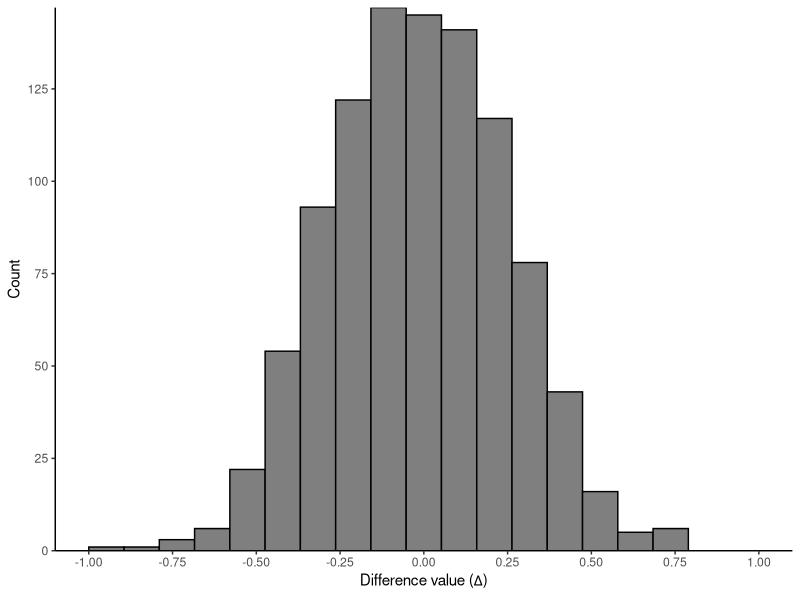
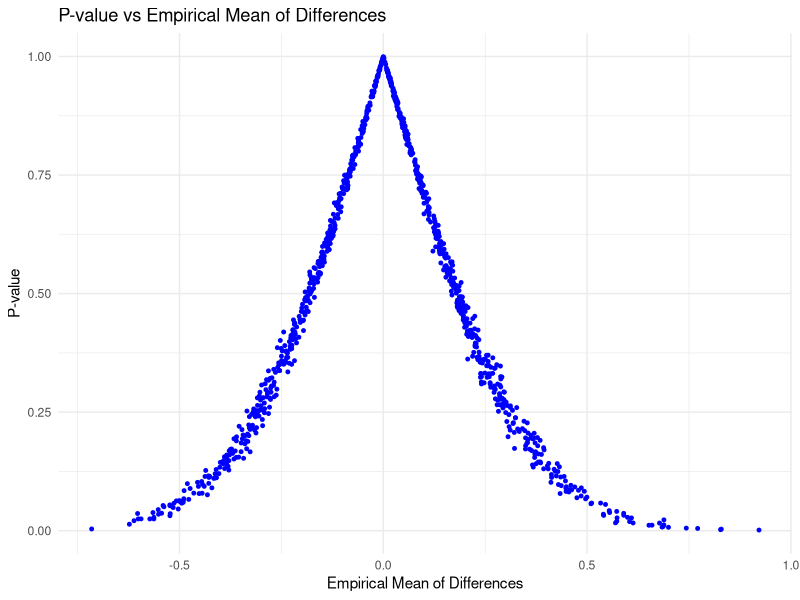
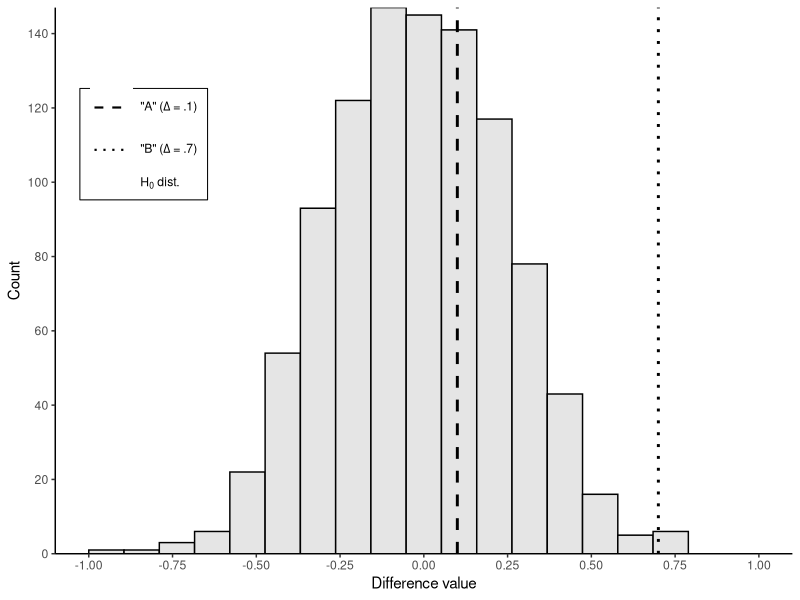
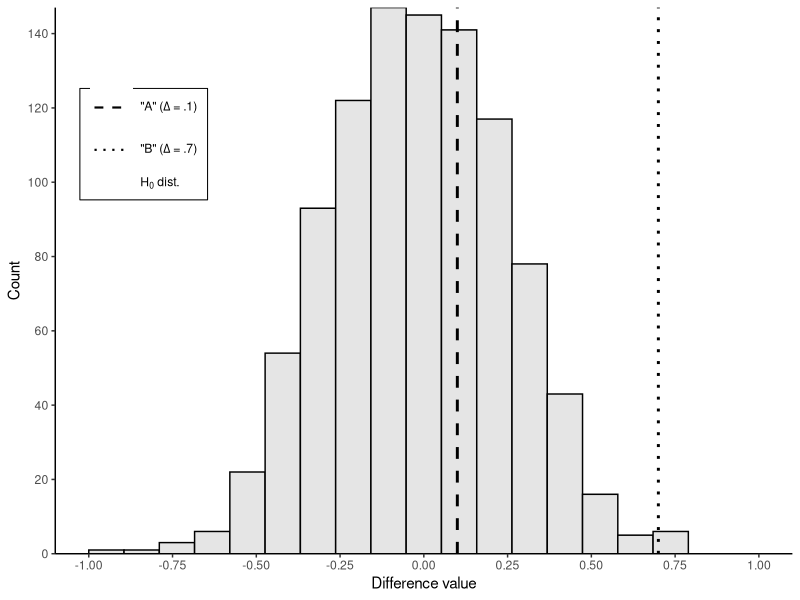

Write the R code that produced these figures, in order.
## ---- chunk 1
library(ggplot2)
library(dplyr)
library(tidyr)
## ---- chunk 2
data <- ("
        Higher  Lower
Value1      1      120
Value2      118      2
")

data_as_matrix <- as.matrix(read.table(textConnection(data), header = TRUE))
fisher.test(data_as_matrix)
## ---- chunk 3
# alternative hypothesis - This is the statement that contradicts the null hypothesis.
print("The alternative hypothesis to 'social media results in lower cognitive ability' is 'social media does not result in lower cognitive ability or results in higher cognitive ability'. However, NH is usually that 'nothing happened' or 'no difference'., so maybe the null hypothesis is that social media doesn't affect cognitive abiliy? We're going to press forward with the original definition and the way this was phrashed.")
## ---- chunk 4
test_result <- fisher.test(data_as_matrix)

# p-value -  measure probability of taining the observed results, assuming null hypotthesis is true. Low p-value = greater statistical signficance. 0.05 or lower is considered signficant
p_value <- test_result$p.value
cat("The p-value is: ", p_value)
## ---- chunk 5
cat("The null hypothesis is disproven because the p-value is less than 0.05. We reject the null hypothesis and accept the alterative hypothesis")
## ---- chunk 6
cat("Because we used fisher.test() and did not specify the alternative parameter, the test is two-sided by default.")
## ---- chunk 7
print("The alternative hypothesis to 'the coin is a fair coin' is 'the coin is not a fair coin' and that it will land on heads or tails disporitaionally ")
print("This is a two-sided test because we are looking for any difference in the distribution of heads and tails, not just one side.")
## ---- chunk 8
p_val <- 2 * pbinom(5, size = 100, prob = 0.5)
print(p_val) #  1.252325e-22
## ---- chunk 9
cat("The null hypothesis is disproven because the p-value is less than 0.05. We reject the null hypothesis and accept the alterative hypothesis")
## ---- chunk 10
print("Because we are looking for any difference in the distribution of heads and tails, not just one side, this is a two-sided test. We are looking for any difference in the distribution of heads and tails, not just one side.")
## ---- chunk 11
# 10.1 says to copy code and modify it

# import libraries
library(cowplot)
library(ggplot2)
library(glue)
library(pracma)
library(reshape)
library(scales)
library(truncnorm)


#-------- Figure 10.2: Empirical distribution under H0 ---------#
#---------------------------------------------------------------#
N <- 1e2 # per group per sample
numExps <- 1e3
meandiff <- numeric(numExps)

# run the experiment
for (i in 1:numExps) {
  pre <- rtruncnorm(N, a = -5, b = 10, mean = 6, sd = 2)
  pst <- rtruncnorm(N, a = -5, b = 10, mean = 6, sd = 2)
  meandiff[i] <- mean(pst) - mean(pre)
}

df <- data.frame(x = meandiff)
fig <- ggplot(df, aes(x = x)) +
  geom_histogram(bins = 20, color = "black", fill = "gray50") +
  scale_x_continuous(breaks = seq(-1, 1, .25), limits = c(-1, 1)) +
  scale_y_continuous(breaks = seq(0, 150, 25), expand = c(0, 0)) +
  labs(x = expression(paste("Difference value (", Delta, ")")), y = "Count") +
  theme_classic()

fig


# write.csv(df, "experiment_results.csv", row.names = FALSE)


p <- t.test(meandiff, mu = 0)$p.value

# Print the p-value
cat("The p-value from the t-test is:", p, "\n")
## ---- chunk 12
# Initialize variables to track false alarm rate
threshold <- 0.05 # Set the p-value threshold
false_alarm_count <- 0
num_repeats <- 100 # Number of times to run the t-test

# Run the t-test 100 times and count false alarms
for (i in 1:num_repeats) {
  # Perform the t-test on 'meandiff' values, assuming the null hypothesis mean is 0
  p_value <- t.test(meandiff, mu = 0)$p.value

  # Check if p-value is below the threshold
  if (p_value < threshold) {
    false_alarm_count <- false_alarm_count + 1
  }
}

# Calculate the false alarm rate
false_alarm_rate <- false_alarm_count / num_repeats

# Print the results
cat("The false alarm rate (p-value < 0.05) after 100 t-tests is:", false_alarm_rate, "\n")
## ---- chunk 13
#-------- Figure 10.2: Empirical distribution under H0 ---------#
#---------------------------------------------------------------#
N <- 1e2 # per group per sample
numExps <- 1e3 # number of experiments
meandiff <- numeric(numExps)
p_values <- numeric(numExps) # To store p-values from each t-test
empirical_means <- numeric(numExps) # To store empirical means for plotting

# Run the experiment to generate 'meandiff' and capture p-values from t-tests
for (i in 1:numExps) {
  pre <- rtruncnorm(N, a = -5, b = 10, mean = 6, sd = 2)
  pst <- rtruncnorm(N, a = -5, b = 10, mean = 6, sd = 2)
  meandiff[i] <- mean(pst) - mean(pre)
  empirical_means[i] <- mean(meandiff[i]) # Capture the empirical mean

  # Perform a t-test on the full samples (pre and pst) to calculate p-value
  p_values[i] <- t.test(pst, pre)$p.value
}

# Create a data frame for plotting p-values vs empirical means
df_empirical <- data.frame(
  empirical_mean = empirical_means,
  p_value = p_values
)

# Create the plot for p-values vs empirical means
fig_empirical <- ggplot(df_empirical, aes(x = empirical_mean, y = p_value)) +
  geom_point(color = "blue", size = 1) +
  labs(x = "Empirical Mean of Differences", y = "P-value", title = "P-value vs Empirical Mean of Differences") +
  theme_minimal()

# Display the plot
print(fig_empirical)
## ---- chunk 14
#-------- Figure 10.3: Distribution assuming H0 is true ---------#
#----------------------------------------------------------------#
fig <- ggplot(df, aes(x = x)) +
  geom_histogram(aes(linetype = "H"), bins = 20, color = "black", fill = "gray90", show.legend = FALSE) +
  geom_vline(aes(xintercept = .1, linetype = "b"), lwd = 1, key_glyph = "path") +
  geom_vline(aes(xintercept = .7, linetype = "c"), lwd = 1, key_glyph = "path") +
  scale_x_continuous(breaks = seq(-1, 1, .25), limits = c(-1, 1)) +
  scale_y_continuous(breaks = seq(0, 140, 20), expand = c(0, 0)) +
  scale_linetype_manual(
    labels = c(
      expression(paste('"A" (', Delta, " = .1)")),
      expression(paste('"B" (', Delta, " = .7)")),
      expression(paste("H"[0], " dist."))
    ),
    values = c(H = "solid", b = "dashed", c = "dotted")
  ) +
  labs(x = "Difference value", y = "Count") +
  theme_classic() +
  guides(linetype = guide_legend(override.aes = list(
    linetype = c("dashed", "dotted", "solid"),
    size = 10, linewidth = c(.75, .75, 3),
    color = c("black", "black", "gray")
  ))) +
  theme(
    legend.title = element_blank(),
    legend.position = c(.12, .75),
    legend.text.align = 0,
    legend.background = element_blank(),
    legend.box.background = element_rect(colour = "black"),
    legend.box.margin = margin(-7, 2, -2, 2)
  ) # top, right, bottom, left

fig
ggsave(filename = "hyp_empH0_withAs.png", width = 8, height = 4, units = "in", dpi = 300)
## ---- chunk 15

## ---- chunk 16

## ---- chunk 17

## ---- chunk 18

## ---- chunk 19

## ---- chunk 20
